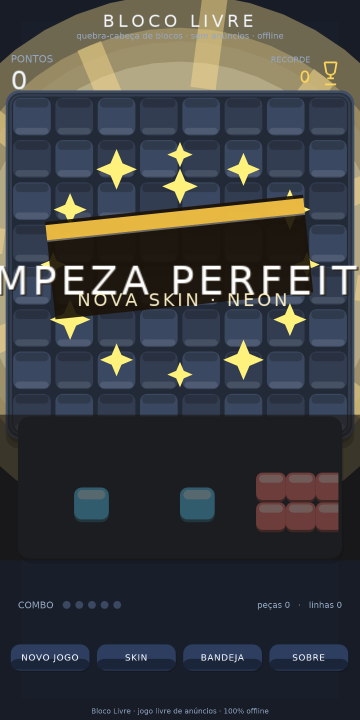
#> input picture screenshots/07_clear.png, 720 x 1440 px, found by its file name (shown at 1/2 size)
$ python r6_crops.py
#> lines starting #> are read from the running program, lines starting #| are printed output that depends on the picture
### scripts/r6_forensics_lib.py
#!/usr/bin/env python3
"""R6 brutal art-director forensics: PIL-only pixel measurements (no rendering available)."""
import os, sys, math, json
from collections import Counter
from PIL import Image

R6 = '/home/z/my-project/critic_shots/r6'
R5 = '/home/z/my-project/critic_shots/r5'
CROPS = '/tmp/critic_crops_r6'
os.makedirs(CROPS, exist_ok=True)

def load(name, root=R6):
#> called with name = '07_clear.png', root = '/home/z/my-project/critic_shots/r6'
    return Image.open(os.path.join(root, name)).convert('RGB')
#> returned value is the input picture: PIL image 720x1440 RGB; mean R, G, B 60.5, 62.6, 64.7

def px(im):
    return im.load()

def clamp(v): return max(0, min(255, v))

def lum(p): return 0.2126*p[0] + 0.7152*p[1] + 0.0722*p[2]

# [9 lines left out: function hue_deg, not called in this run]

def is_goldish(p, tol=42):
    r, g, b = p
    return r > 150 and g > 110 and b < 160 and r > b + 40 and g > b + 20 and abs(r - g) < 90

def is_cyanish(p):
    r, g, b = p
    return g > 120 and b > 120 and b > r + 40 and g > r + 30

# [57 lines left out: functions stats, col_profile, scanline_lum, occupancy_grid, not called in this run]

def dump_json(obj, path):
    with open(path, 'w') as f:
        json.dump(obj, f, indent=1, default=str)

# [7 lines that do not run on import are left out]

### scripts/r6_crops.py
#!/usr/bin/env python3
"""The 'band' y396..479: the row extents show a wedge whose top-right narrows downward-left.
This looks like a diagonal sweep/underlay. The claim says underlay centered cx, rows 466..698, center 582.
Our measurement: gold mass exists from y~390 to y~479 in a wedge; below y=480 in-board gold is the star ring.
Let's find the true banner: look for a horizontal band INSIDE 466..698 range on 07_clear.
Also verify what the dark holes are (letters?) — dark columns x 80..460 with ~1000 px per bin means
solid dark mass on the left half within the band bbox... that's not letters; likely unlit area.
Let me render crops for visual analysis and do a proper column profile of the whole gold zone.
"""
import sys
sys.path.insert(0, '/home/z/my-project/scripts')
from r6_forensics_lib import *

im = load('07_clear.png')

crops = {
  'celebration_top': (0, 0, 720, 200),        # rays + banner
  'board_crown': (0, 200, 720, 900),           # star crown inside board
  'board_crown_zoom': (60, 250, 660, 560),     # top half crown
  'tray_clear': (0, 950, 720, 1110),
  'hud_main': (0, 0, 720, 200),
  'streak_main': (0, 1118, 720, 1300),
}
for name, box in crops.items():
    im.crop(box).save(f'/tmp/critic_crops_r6/{name}.png')
    print('saved', name, box)

im1 = load('01_main_classic.png')
#> call 2 of load, with name = '01_main_classic.png', root = '/home/z/my-project/critic_shots/r6'
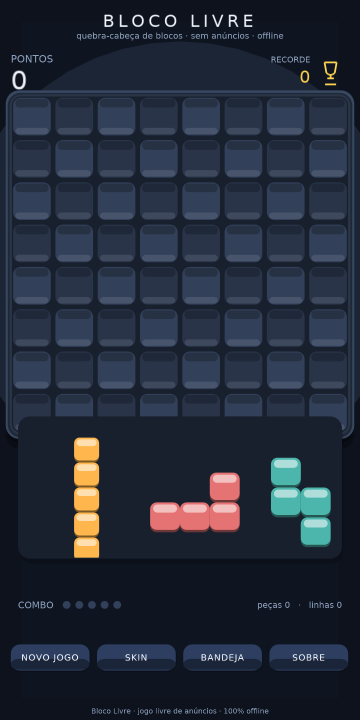
#> input picture screenshots/01_main_classic.png, 720 x 1440 px, found by its file name (shown at 1/2 size)
#> in load, returned value is the input picture: PIL image 720x1440 RGB; mean R, G, B 36.4, 44.2, 59.1
im1.crop((0, 0, 720, 200)).save('/tmp/critic_crops_r6/hud_main_classic.png')
im1.crop((0, 1118, 720, 1440)).save('/tmp/critic_crops_r6/streak_full_main.png')
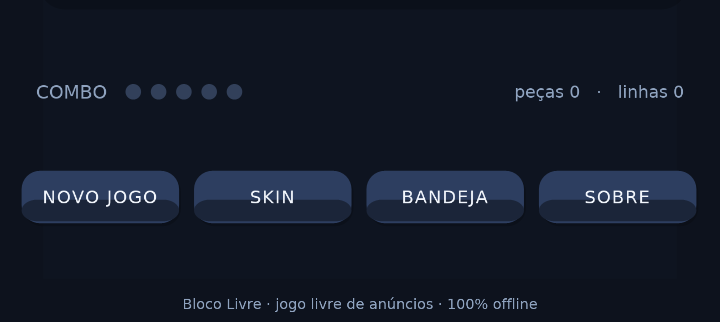
#> saved as streak_full_main.png: PIL image 720x322 RGB; mean R, G, B 19.2, 26.2, 40.2
im2 = load('06_full.png')
#> call 3 of load, with name = '06_full.png', root = '/home/z/my-project/critic_shots/r6'
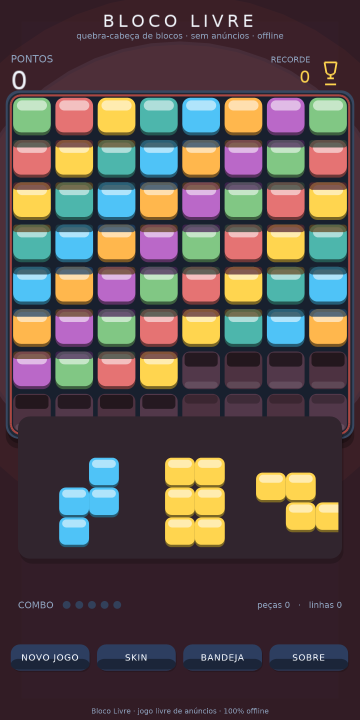
#> input picture screenshots/06_full.png, 720 x 1440 px, found by its file name (shown at 1/2 size)
#> in load, returned value is the input picture: PIL image 720x1440 RGB; mean R, G, B 88.9, 77.7, 76.8
im2.crop((0, 0, 720, 900)).save('/tmp/critic_crops_r6/danger_full_top.png')
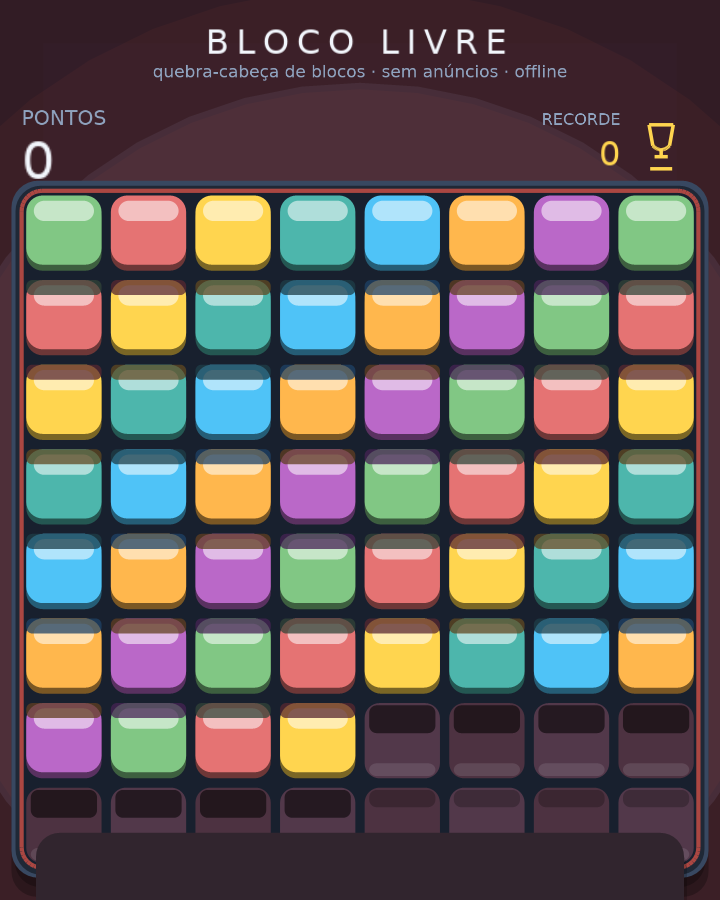
#> saved as danger_full_top.png: PIL image 720x900 RGB; mean R, G, B 101.3, 91.2, 88.7
im2.crop((0, 1118, 720, 1440)).save('/tmp/critic_crops_r6/streak_full_danger.png')
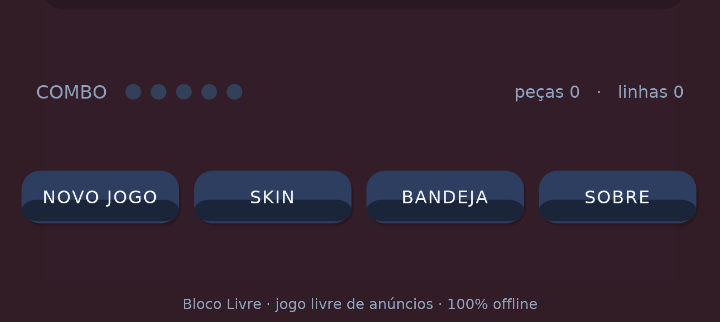
#> saved as streak_full_danger.png: PIL image 720x322 RGB; mean R, G, B 50.4, 34, 46.9
for n in ['02_skin0.png','03_skin1.png','04_skin2.png','05_skin3.png']:
    load(n).crop((0, 190, 720, 870)).save(f'/tmp/critic_crops_r6/board_{n}')
#> call 4 of load, with name = '02_skin0.png', root = '/home/z/my-project/critic_shots/r6'
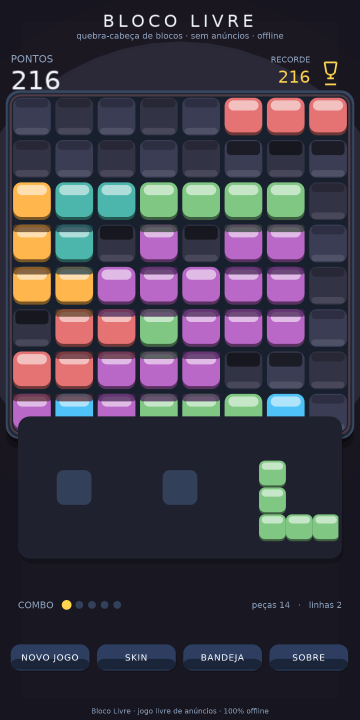
#> input picture screenshots/02_skin0.png, 720 x 1440 px, found by its file name (shown at 1/2 size)
#> in load, returned value is the input picture: PIL image 720x1440 RGB; mean R, G, B 62.5, 58.4, 71.3
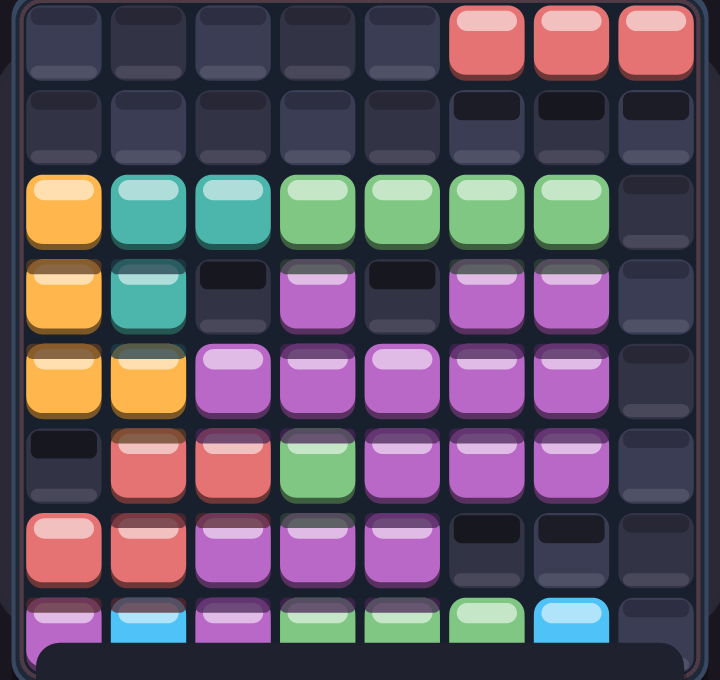
#> saved as board_02_skin0.png: PIL image 720x680 RGB; mean R, G, B 93.9, 82.8, 98
    print('saved board crop', n)
#> pass 2 of the loop `for n in ['02_skin0.png','03_skin1.png','04_skin2.png','05_skin3.png']:`:
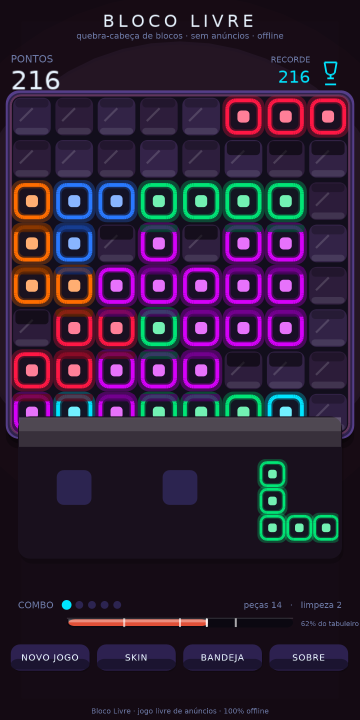
#> input picture screenshots/03_skin1.png, 720 x 1440 px, found by its file name (shown at 1/2 size)
#> in load, returned value is the input picture: PIL image 720x1440 RGB; mean R, G, B 46, 30.5, 52.9
#> `load(n).crop((0, 190, 720, 870)).save(f'/tmp/critic_crops_r6/board_{n}')`:
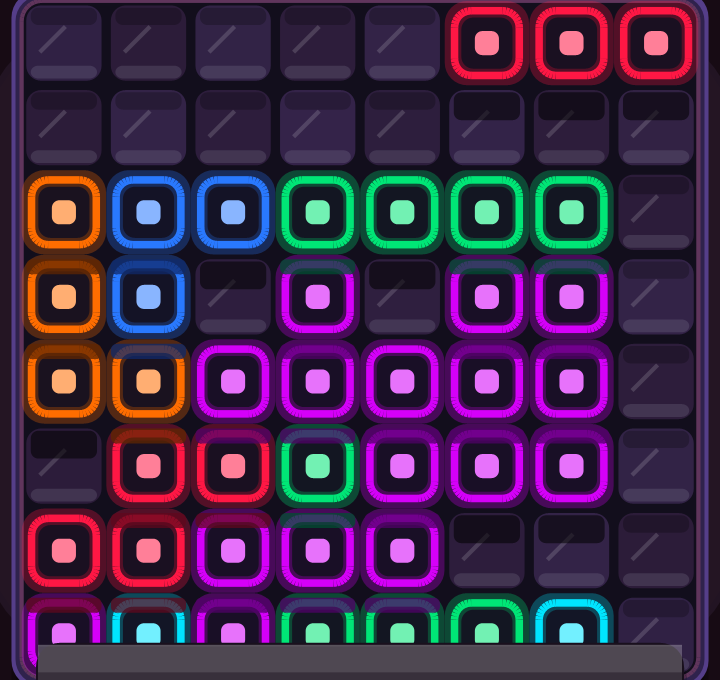
#> saved as board_03_skin1.png: PIL image 720x680 RGB; mean R, G, B 64.2, 39.5, 73.3
#> pass 3 of the loop `for n in ['02_skin0.png','03_skin1.png','04_skin2.png','05_skin3.png']:`:
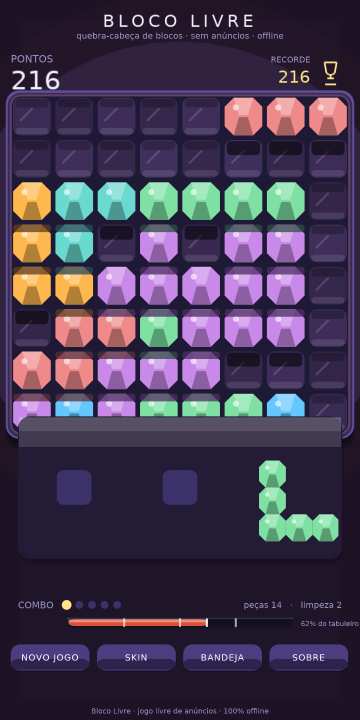
#> input picture screenshots/04_skin2.png, 720 x 1440 px, found by its file name (shown at 1/2 size)
#> in load, returned value is the input picture: PIL image 720x1440 RGB; mean R, G, B 68.8, 57.9, 81.6
#> `load(n).crop((0, 190, 720, 870)).save(f'/tmp/critic_crops_r6/board_{n}')`:
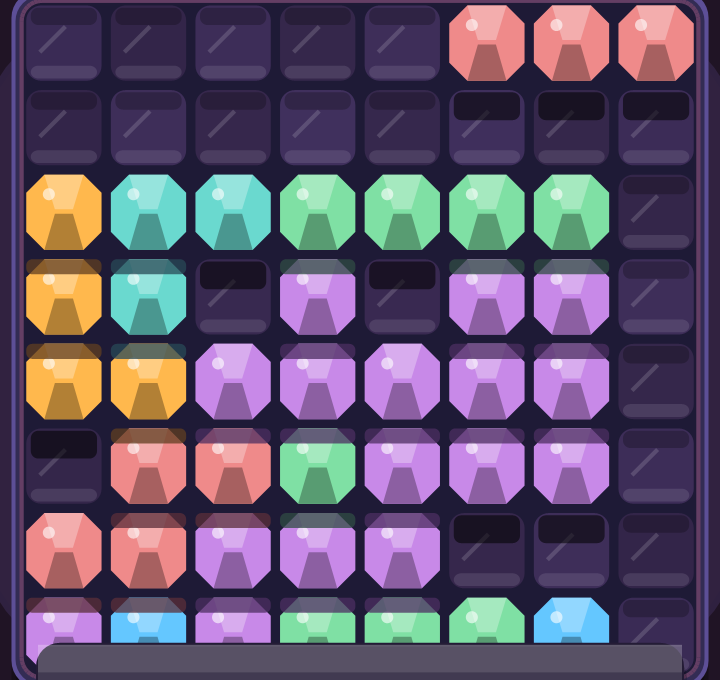
#> saved as board_04_skin2.png: PIL image 720x680 RGB; mean R, G, B 96.9, 83.4, 108.7
#> (the run stopped early here; a loop or call above may not have finished)
